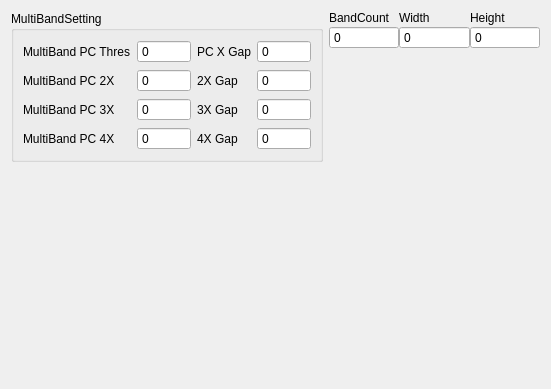
<?xml version="1.0" encoding="UTF-8"?>
<ui version="4.0">
 <class>DualBandWidget</class>
 <widget class="QWidget" name="DualBandWidget">
  <property name="geometry">
   <rect>
    <x>0</x>
    <y>0</y>
    <width>550</width>
    <height>389</height>
   </rect>
  </property>
  <property name="sizePolicy">
   <sizepolicy hsizetype="Minimum" vsizetype="Minimum">
    <horstretch>0</horstretch>
    <verstretch>0</verstretch>
   </sizepolicy>
  </property>
  <property name="windowTitle">
   <string>Form</string>
  </property>
  <layout class="QGridLayout" name="gridLayout">
   <item row="0" column="0" rowspan="2">
    <widget class="QGroupBox" name="groupBox">
     <property name="title">
      <string>MultiBandSetting</string>
     </property>
     <layout class="QGridLayout" name="gridLayout_2">
      <item row="4" column="0">
       <widget class="QLabel" name="label_8">
        <property name="sizePolicy">
         <sizepolicy hsizetype="Minimum" vsizetype="Minimum">
          <horstretch>0</horstretch>
          <verstretch>0</verstretch>
         </sizepolicy>
        </property>
        <property name="text">
         <string>MultiBand PC 4X</string>
        </property>
       </widget>
      </item>
      <item row="0" column="1">
       <widget class="QSpinBox" name="spinMultiPCThres">
        <property name="buttonSymbols">
         <enum>QAbstractSpinBox::NoButtons</enum>
        </property>
        <property name="maximum">
         <number>9999</number>
        </property>
       </widget>
      </item>
      <item row="2" column="1">
       <widget class="QSpinBox" name="spin2xLine">
        <property name="buttonSymbols">
         <enum>QAbstractSpinBox::NoButtons</enum>
        </property>
        <property name="maximum">
         <number>9999</number>
        </property>
       </widget>
      </item>
      <item row="0" column="2">
       <widget class="QLabel" name="label">
        <property name="text">
         <string>PC X Gap</string>
        </property>
       </widget>
      </item>
      <item row="4" column="1">
       <widget class="QSpinBox" name="spin4xLine">
        <property name="buttonSymbols">
         <enum>QAbstractSpinBox::NoButtons</enum>
        </property>
        <property name="maximum">
         <number>9999</number>
        </property>
       </widget>
      </item>
      <item row="0" column="3">
       <widget class="QSpinBox" name="spinPCXEndPos">
        <property name="buttonSymbols">
         <enum>QAbstractSpinBox::NoButtons</enum>
        </property>
        <property name="maximum">
         <number>9999</number>
        </property>
       </widget>
      </item>
      <item row="2" column="0">
       <widget class="QLabel" name="label_9">
        <property name="sizePolicy">
         <sizepolicy hsizetype="Minimum" vsizetype="Minimum">
          <horstretch>0</horstretch>
          <verstretch>0</verstretch>
         </sizepolicy>
        </property>
        <property name="text">
         <string>MultiBand PC 2X</string>
        </property>
       </widget>
      </item>
      <item row="0" column="0">
       <widget class="QLabel" name="label_7">
        <property name="sizePolicy">
         <sizepolicy hsizetype="Minimum" vsizetype="Minimum">
          <horstretch>0</horstretch>
          <verstretch>0</verstretch>
         </sizepolicy>
        </property>
        <property name="text">
         <string>MultiBand PC Thres</string>
        </property>
       </widget>
      </item>
      <item row="3" column="0">
       <widget class="QLabel" name="label_10">
        <property name="sizePolicy">
         <sizepolicy hsizetype="Minimum" vsizetype="Minimum">
          <horstretch>0</horstretch>
          <verstretch>0</verstretch>
         </sizepolicy>
        </property>
        <property name="text">
         <string>MultiBand PC 3X</string>
        </property>
       </widget>
      </item>
      <item row="3" column="1">
       <widget class="QSpinBox" name="spin3xLine">
        <property name="buttonSymbols">
         <enum>QAbstractSpinBox::NoButtons</enum>
        </property>
        <property name="maximum">
         <number>9999</number>
        </property>
       </widget>
      </item>
      <item row="2" column="2">
       <widget class="QLabel" name="label_5">
        <property name="text">
         <string>2X Gap</string>
        </property>
       </widget>
      </item>
      <item row="3" column="2">
       <widget class="QLabel" name="label_11">
        <property name="text">
         <string>3X Gap</string>
        </property>
       </widget>
      </item>
      <item row="4" column="2">
       <widget class="QLabel" name="label_2">
        <property name="text">
         <string>4X Gap</string>
        </property>
       </widget>
      </item>
      <item row="4" column="3">
       <widget class="QSpinBox" name="spin4xGap">
        <property name="buttonSymbols">
         <enum>QAbstractSpinBox::NoButtons</enum>
        </property>
        <property name="maximum">
         <number>9999</number>
        </property>
       </widget>
      </item>
      <item row="2" column="3">
       <widget class="QSpinBox" name="spin2xGap">
        <property name="buttonSymbols">
         <enum>QAbstractSpinBox::NoButtons</enum>
        </property>
        <property name="maximum">
         <number>9999</number>
        </property>
       </widget>
      </item>
      <item row="3" column="3">
       <widget class="QSpinBox" name="spin3xGap">
        <property name="buttonSymbols">
         <enum>QAbstractSpinBox::NoButtons</enum>
        </property>
        <property name="maximum">
         <number>9999</number>
        </property>
       </widget>
      </item>
     </layout>
    </widget>
   </item>
   <item row="0" column="1">
    <layout class="QHBoxLayout" name="horizontalLayout_2">
     <property name="spacing">
      <number>0</number>
     </property>
     <property name="leftMargin">
      <number>0</number>
     </property>
     <property name="topMargin">
      <number>0</number>
     </property>
     <property name="rightMargin">
      <number>0</number>
     </property>
     <property name="bottomMargin">
      <number>0</number>
     </property>
     <item>
      <layout class="QVBoxLayout" name="verticalLayout">
       <property name="spacing">
        <number>1</number>
       </property>
       <item>
        <widget class="QLabel" name="label_3">
         <property name="sizePolicy">
          <sizepolicy hsizetype="Fixed" vsizetype="Fixed">
           <horstretch>0</horstretch>
           <verstretch>0</verstretch>
          </sizepolicy>
         </property>
         <property name="text">
          <string>BandCount</string>
         </property>
        </widget>
       </item>
       <item>
        <widget class="QSpinBox" name="spinBandCount">
         <property name="buttonSymbols">
          <enum>QAbstractSpinBox::NoButtons</enum>
         </property>
         <property name="maximum">
          <number>150</number>
         </property>
        </widget>
       </item>
      </layout>
     </item>
     <item>
      <layout class="QVBoxLayout" name="verticalLayout_2">
       <property name="spacing">
        <number>1</number>
       </property>
       <item>
        <widget class="QLabel" name="label_4">
         <property name="sizePolicy">
          <sizepolicy hsizetype="Fixed" vsizetype="Fixed">
           <horstretch>0</horstretch>
           <verstretch>0</verstretch>
          </sizepolicy>
         </property>
         <property name="text">
          <string>Width</string>
         </property>
        </widget>
       </item>
       <item>
        <widget class="QSpinBox" name="spinWidth">
         <property name="buttonSymbols">
          <enum>QAbstractSpinBox::NoButtons</enum>
         </property>
         <property name="maximum">
          <number>9999</number>
         </property>
        </widget>
       </item>
      </layout>
     </item>
     <item>
      <layout class="QVBoxLayout" name="verticalLayout_3">
       <property name="spacing">
        <number>1</number>
       </property>
       <item>
        <widget class="QLabel" name="label_6">
         <property name="sizePolicy">
          <sizepolicy hsizetype="Fixed" vsizetype="Fixed">
           <horstretch>0</horstretch>
           <verstretch>0</verstretch>
          </sizepolicy>
         </property>
         <property name="text">
          <string>Height</string>
         </property>
        </widget>
       </item>
       <item>
        <widget class="QSpinBox" name="spinHeight">
         <property name="buttonSymbols">
          <enum>QAbstractSpinBox::NoButtons</enum>
         </property>
         <property name="maximum">
          <number>9999</number>
         </property>
        </widget>
       </item>
      </layout>
     </item>
    </layout>
   </item>
   <item row="1" column="1">
    <widget class="PCLineWidget" name="pcLineWidget" native="true">
     <property name="sizePolicy">
      <sizepolicy hsizetype="Minimum" vsizetype="Minimum">
       <horstretch>0</horstretch>
       <verstretch>0</verstretch>
      </sizepolicy>
     </property>
    </widget>
   </item>
   <item row="2" column="1" rowspan="2">
    <spacer name="verticalSpacer_2">
     <property name="orientation">
      <enum>Qt::Vertical</enum>
     </property>
     <property name="sizeHint" stdset="0">
      <size>
       <width>211</width>
       <height>258</height>
      </size>
     </property>
    </spacer>
   </item>
   <item row="2" column="0">
    <spacer name="verticalSpacer_3">
     <property name="orientation">
      <enum>Qt::Vertical</enum>
     </property>
     <property name="sizeHint" stdset="0">
      <size>
       <width>312</width>
       <height>239</height>
      </size>
     </property>
    </spacer>
   </item>
  </layout>
 </widget>
 <customwidgets>
  <customwidget>
   <class>PCLineWidget</class>
   <extends>QWidget</extends>
   <header>UIClass/CameraWidget/SubWidget/PCLineWidget.h</header>
   <container>1</container>
  </customwidget>
 </customwidgets>
 <resources/>
 <connections/>
</ui>
